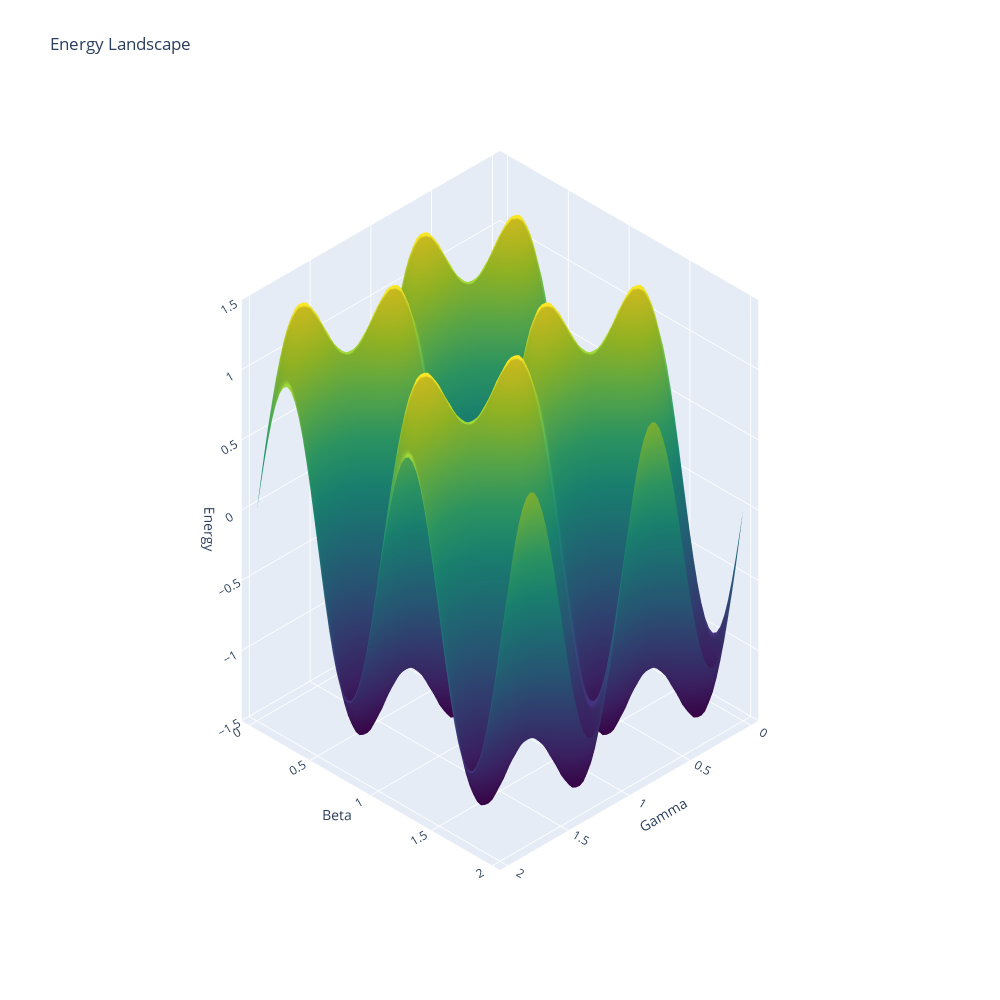

Notebook cell for this chart:
### Code cell
render_XY_calc = (renderX[0], renderX[1], renderY[2])
land_coords = render_XY_calc
fig = go.Figure(
    data=go.Surface(
            x=in_range(land_coords[0]) / np.pi, 
            y=in_range(land_coords[1]) / np.pi, 
            z= in_range(land_coords[2]), 
            opacity=1, showscale=False, colorscale='Viridis')) 

fig.layout.scene.camera.projection.type = "orthographic"
fig.update_layout(title='Energy Landscape',
                   autosize=False,
                  width=1000, height=1000,
                 scene = dict(
                    xaxis_title='Gamma',
                    yaxis_title='Beta',
                    zaxis_title='Energy'))
fig.show()

### Figure 1 — Plotly figure (JSON) as saved in the notebook; plotly's stock layout.template omitted (floating-point values rounded to 4 significant figures; data arrays with more than 128 entries replaced by an {"elided": "..."} marker saying what was removed)
{"data": [{"colorscale": [[0, "#440154"], [0.1111, "#482878"], [0.2222, "#3e4989"], [0.3333, "#31688e"], [0.4444, "#26828e"], [0.5556, "#1f9e89"], [0.6667, "#35b779"], [0.7778, "#6ece58"], [0.8889, "#b5de2b"], [1, "#fde725"]], "opacity": 1, "showscale": false, "type": "surface", "x": {"elided": "65x65 float values"}, "y": {"elided": "65x65 float values"}, "z": {"elided": "65x65 float values"}}], "layout": {"autosize": false, "height": 1000, "scene": {"camera": {"projection": {"type": "orthographic"}}, "xaxis": {"title": {"text": "Gamma"}}, "yaxis": {"title": {"text": "Beta"}}, "zaxis": {"title": {"text": "Energy"}}}, "title": {"text": "Energy Landscape"}, "width": 1000}}
